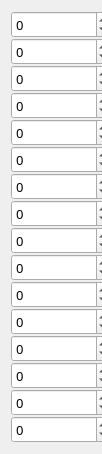
   <widget class="QWidget" name="layoutWidget">
    <property name="geometry">
     <rect>
      <x>366</x>
      <y>51</y>
      <width>102</width>
      <height>272</height>
     </rect>
    </property>
    <property name="minimumSize">
     <size>
      <width>100</width>
      <height>0</height>
     </size>
    </property>
    <property name="maximumSize">
     <size>
      <width>105</width>
      <height>272</height>
     </size>
    </property>
    <property name="font">
     <font>
      <family>aakar</family>
     </font>
    </property>
    <layout class="QVBoxLayout" name="verticalLayout">
     <property name="spacing">
      <number>0</number>
     </property>
     <item>
      <widget class="QSpinBox" name="robomaster1_snake_motor_position_control_1">
       <property name="sizePolicy">
        <sizepolicy hsizetype="Preferred" vsizetype="Preferred">
         <horstretch>0</horstretch>
         <verstretch>0</verstretch>
        </sizepolicy>
       </property>
       <property name="minimumSize">
        <size>
         <width>100</width>
         <height>0</height>
        </size>
       </property>
       <property name="maximumSize">
        <size>
         <width>105</width>
         <height>272</height>
        </size>
       </property>
       <property name="font">
        <font>
         <family>aakar</family>
         <pointsize>10</pointsize>
        </font>
       </property>
       <property name="styleSheet">
        <string notr="true"/>
       </property>
       <property name="minimum">
        <number>-999999999</number>
       </property>
       <property name="maximum">
        <number>999999999</number>
       </property>
      </widget>
     </item>
     <item>
      <widget class="QSpinBox" name="robomaster1_snake_motor_position_control_2">
       <property name="sizePolicy">
        <sizepolicy hsizetype="Preferred" vsizetype="Preferred">
         <horstretch>0</horstretch>
         <verstretch>0</verstretch>
        </sizepolicy>
       </property>
       <property name="minimumSize">
        <size>
         <width>100</width>
         <height>0</height>
        </size>
       </property>
       <property name="maximumSize">
        <size>
         <width>105</width>
         <height>272</height>
        </size>
       </property>
       <property name="font">
        <font>
         <family>aakar</family>
         <pointsize>10</pointsize>
        </font>
       </property>
       <property name="styleSheet">
        <string notr="true"/>
       </property>
       <property name="minimum">
        <number>-999999999</number>
       </property>
       <property name="maximum">
        <number>999999999</number>
       </property>
      </widget>
     </item>
     <item>
      <widget class="QSpinBox" name="robomaster1_snake_motor_position_control_3">
       <property name="sizePolicy">
        <sizepolicy hsizetype="Preferred" vsizetype="Preferred">
         <horstretch>0</horstretch>
         <verstretch>0</verstretch>
        </sizepolicy>
       </property>
       <property name="minimumSize">
        <size>
         <width>100</width>
         <height>0</height>
        </size>
       </property>
       <property name="maximumSize">
        <size>
         <width>105</width>
         <height>272</height>
        </size>
       </property>
       <property name="font">
        <font>
         <family>aakar</family>
         <pointsize>10</pointsize>
        </font>
       </property>
       <property name="styleSheet">
        <string notr="true"/>
       </property>
       <property name="minimum">
        <number>-999999999</number>
       </property>
       <property name="maximum">
        <number>999999999</number>
       </property>
      </widget>
     </item>
     <item>
      <widget class="QSpinBox" name="robomaster1_snake_motor_position_control_4">
       <property name="sizePolicy">
        <sizepolicy hsizetype="Preferred" vsizetype="Preferred">
         <horstretch>0</horstretch>
         <verstretch>0</verstretch>
        </sizepolicy>
       </property>
       <property name="minimumSize">
        <size>
         <width>100</width>
         <height>0</height>
        </size>
       </property>
       <property name="maximumSize">
        <size>
         <width>105</width>
         <height>272</height>
        </size>
       </property>
       <property name="font">
        <font>
         <family>aakar</family>
         <pointsize>10</pointsize>
        </font>
       </property>
       <property name="styleSheet">
        <string notr="true"/>
       </property>
       <property name="minimum">
        <number>-999999999</number>
       </property>
       <property name="maximum">
        <number>999999999</number>
       </property>
      </widget>
     </item>
     <item>
      <widget class="QSpinBox" name="robomaster1_snake_motor_position_control_5">
       <property name="sizePolicy">
        <sizepolicy hsizetype="Preferred" vsizetype="Preferred">
         <horstretch>0</horstretch>
         <verstretch>0</verstretch>
        </sizepolicy>
       </property>
       <property name="minimumSize">
        <size>
         <width>100</width>
         <height>0</height>
        </size>
       </property>
       <property name="maximumSize">
        <size>
         <width>105</width>
         <height>272</height>
        </size>
       </property>
       <property name="font">
        <font>
         <family>aakar</family>
         <pointsize>10</pointsize>
        </font>
       </property>
       <property name="styleSheet">
        <string notr="true"/>
       </property>
       <property name="minimum">
        <number>-999999999</number>
       </property>
       <property name="maximum">
        <number>999999999</number>
       </property>
      </widget>
     </item>
     <item>
      <widget class="QSpinBox" name="robomaster1_snake_motor_position_control_6">
       <property name="sizePolicy">
        <sizepolicy hsizetype="Preferred" vsizetype="Preferred">
         <horstretch>0</horstretch>
         <verstretch>0</verstretch>
        </sizepolicy>
       </property>
       <property name="minimumSize">
        <size>
         <width>100</width>
         <height>0</height>
        </size>
       </property>
       <property name="maximumSize">
        <size>
         <width>105</width>
         <height>272</height>
        </size>
       </property>
       <property name="font">
        <font>
         <family>aakar</family>
         <pointsize>10</pointsize>
        </font>
       </property>
       <property name="styleSheet">
        <string notr="true"/>
       </property>
       <property name="minimum">
        <number>-999999999</number>
       </property>
       <property name="maximum">
        <number>999999999</number>
       </property>
      </widget>
     </item>
     <item>
      <widget class="QSpinBox" name="robomaster1_snake_motor_position_control_7">
       <property name="sizePolicy">
        <sizepolicy hsizetype="Preferred" vsizetype="Preferred">
         <horstretch>0</horstretch>
         <verstretch>0</verstretch>
        </sizepolicy>
       </property>
       <property name="minimumSize">
        <size>
         <width>100</width>
         <height>0</height>
        </size>
       </property>
       <property name="maximumSize">
        <size>
         <width>105</width>
         <height>272</height>
        </size>
       </property>
       <property name="font">
        <font>
         <family>aakar</family>
         <pointsize>10</pointsize>
        </font>
       </property>
       <property name="styleSheet">
        <string notr="true"/>
       </property>
       <property name="minimum">
        <number>-999999999</number>
       </property>
       <property name="maximum">
        <number>999999999</number>
       </property>
      </widget>
     </item>
     <item>
      <widget class="QSpinBox" name="robomaster1_snake_motor_position_control_8">
       <property name="sizePolicy">
        <sizepolicy hsizetype="Preferred" vsizetype="Preferred">
         <horstretch>0</horstretch>
         <verstretch>0</verstretch>
        </sizepolicy>
       </property>
       <property name="minimumSize">
        <size>
         <width>100</width>
         <height>0</height>
        </size>
       </property>
       <property name="maximumSize">
        <size>
         <width>105</width>
         <height>272</height>
        </size>
       </property>
       <property name="font">
        <font>
         <family>aakar</family>
         <pointsize>10</pointsize>
        </font>
       </property>
       <property name="styleSheet">
        <string notr="true"/>
       </property>
       <property name="minimum">
        <number>-999999999</number>
       </property>
       <property name="maximum">
        <number>999999999</number>
       </property>
      </widget>
     </item>
     <item>
      <widget class="QSpinBox" name="robomaster1_snake_motor_position_control_9">
       <property name="sizePolicy">
        <sizepolicy hsizetype="Preferred" vsizetype="Preferred">
         <horstretch>0</horstretch>
         <verstretch>0</verstretch>
        </sizepolicy>
       </property>
       <property name="minimumSize">
        <size>
         <width>100</width>
         <height>0</height>
        </size>
       </property>
       <property name="maximumSize">
        <size>
         <width>105</width>
         <height>272</height>
        </size>
       </property>
       <property name="font">
        <font>
         <family>aakar</family>
         <pointsize>10</pointsize>
        </font>
       </property>
       <property name="styleSheet">
        <string notr="true"/>
       </property>
       <property name="minimum">
        <number>-999999999</number>
       </property>
       <property name="maximum">
        <number>999999999</number>
       </property>
      </widget>
     </item>
     <item>
      <widget class="QSpinBox" name="robomaster1_snake_motor_position_control_10">
       <property name="sizePolicy">
        <sizepolicy hsizetype="Preferred" vsizetype="Preferred">
         <horstretch>0</horstretch>
         <verstretch>0</verstretch>
        </sizepolicy>
       </property>
       <property name="minimumSize">
        <size>
         <width>100</width>
         <height>0</height>
        </size>
       </property>
       <property name="maximumSize">
        <size>
         <width>105</width>
         <height>272</height>
        </size>
       </property>
       <property name="font">
        <font>
         <family>aakar</family>
         <pointsize>10</pointsize>
        </font>
       </property>
       <property name="styleSheet">
        <string notr="true"/>
       </property>
       <property name="minimum">
        <number>-999999999</number>
       </property>
       <property name="maximum">
        <number>999999999</number>
       </property>
      </widget>
     </item>
     <item>
      <widget class="QSpinBox" name="robomaster1_snake_motor_position_control_11">
       <property name="sizePolicy">
        <sizepolicy hsizetype="Preferred" vsizetype="Preferred">
         <horstretch>0</horstretch>
         <verstretch>0</verstretch>
        </sizepolicy>
       </property>
       <property name="minimumSize">
        <size>
         <width>100</width>
         <height>0</height>
        </size>
       </property>
       <property name="maximumSize">
        <size>
         <width>105</width>
         <height>272</height>
        </size>
       </property>
       <property name="font">
        <font>
         <family>aakar</family>
         <pointsize>10</pointsize>
        </font>
       </property>
       <property name="styleSheet">
        <string notr="true"/>
       </property>
       <property name="minimum">
        <number>-999999999</number>
       </property>
       <property name="maximum">
        <number>999999999</number>
       </property>
      </widget>
     </item>
     <item>
      <widget class="QSpinBox" name="robomaster1_snake_motor_position_control_12">
       <property name="sizePolicy">
        <sizepolicy hsizetype="Preferred" vsizetype="Preferred">
         <horstretch>0</horstretch>
         <verstretch>0</verstretch>
        </sizepolicy>
       </property>
       <property name="minimumSize">
        <size>
         <width>100</width>
         <height>0</height>
        </size>
       </property>
       <property name="maximumSize">
        <size>
         <width>105</width>
         <height>272</height>
        </size>
       </property>
       <property name="font">
        <font>
         <family>aakar</family>
         <pointsize>10</pointsize>
        </font>
       </property>
       <property name="styleSheet">
        <string notr="true"/>
       </property>
       <property name="minimum">
        <number>-999999999</number>
       </property>
       <property name="maximum">
        <number>999999999</number>
       </property>
      </widget>
     </item>
     <item>
      <widget class="QSpinBox" name="gripper_gm6020_position_1_control">
       <property name="sizePolicy">
        <sizepolicy hsizetype="Preferred" vsizetype="Preferred">
         <horstretch>0</horstretch>
         <verstretch>0</verstretch>
        </sizepolicy>
       </property>
       <property name="minimumSize">
        <size>
         <width>100</width>
         <height>0</height>
        </size>
       </property>
       <property name="maximumSize">
        <size>
         <width>105</width>
         <height>272</height>
        </size>
       </property>
       <property name="font">
        <font>
         <family>aakar</family>
         <pointsize>10</pointsize>
        </font>
       </property>
       <property name="styleSheet">
        <string notr="true"/>
       </property>
       <property name="minimum">
        <number>-999999999</number>
       </property>
       <property name="maximum">
        <number>999999999</number>
       </property>
      </widget>
     </item>
     <item>
      <widget class="QSpinBox" name="gripper_c610_position_1_control">
       <property name="sizePolicy">
        <sizepolicy hsizetype="Preferred" vsizetype="Preferred">
         <horstretch>0</horstretch>
         <verstretch>0</verstretch>
        </sizepolicy>
       </property>
       <property name="minimumSize">
        <size>
         <width>100</width>
         <height>0</height>
        </size>
       </property>
       <property name="maximumSize">
        <size>
         <width>105</width>
         <height>272</height>
        </size>
       </property>
       <property name="font">
        <font>
         <family>aakar</family>
         <pointsize>10</pointsize>
        </font>
       </property>
       <property name="styleSheet">
        <string notr="true"/>
       </property>
       <property name="minimum">
        <number>-999999999</number>
       </property>
       <property name="maximum">
        <number>999999999</number>
       </property>
      </widget>
     </item>
     <item>
      <widget class="QSpinBox" name="gripper_sts3032_position_1_control">
       <property name="sizePolicy">
        <sizepolicy hsizetype="Preferred" vsizetype="Preferred">
         <horstretch>0</horstretch>
         <verstretch>0</verstretch>
        </sizepolicy>
       </property>
       <property name="minimumSize">
        <size>
         <width>100</width>
         <height>0</height>
        </size>
       </property>
       <property name="maximumSize">
        <size>
         <width>105</width>
         <height>272</height>
        </size>
       </property>
       <property name="font">
        <font>
         <family>aakar</family>
         <pointsize>10</pointsize>
        </font>
       </property>
       <property name="styleSheet">
        <string notr="true"/>
       </property>
       <property name="minimum">
        <number>-999999999</number>
       </property>
       <property name="maximum">
        <number>999999999</number>
       </property>
      </widget>
     </item>
     <item>
      <widget class="QSpinBox" name="robomaster1_mode">
       <property name="sizePolicy">
        <sizepolicy hsizetype="Preferred" vsizetype="Preferred">
         <horstretch>0</horstretch>
         <verstretch>0</verstretch>
        </sizepolicy>
       </property>
       <property name="minimumSize">
        <size>
         <width>100</width>
         <height>0</height>
        </size>
       </property>
       <property name="maximumSize">
        <size>
         <width>105</width>
         <height>272</height>
        </size>
       </property>
       <property name="font">
        <font>
         <family>aakar</family>
         <pointsize>10</pointsize>
        </font>
       </property>
       <property name="styleSheet">
        <string notr="true"/>
       </property>
       <property name="minimum">
        <number>-999999999</number>
       </property>
       <property name="maximum">
        <number>999999999</number>
       </property>
      </widget>
     </item>
    </layout>
   </widget>
